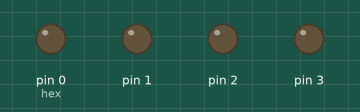
The sketch below on a simulated Arduino Uno, built with avr-gcc and run on an emulated ATmega328P. Parts: output pins drawn as LEDs (lit = HIGH).

Above: at 0.2 s.
At 1.2 s:
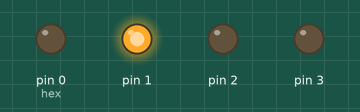
At 2.7 s:
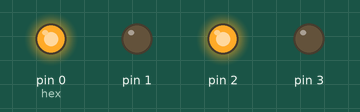
At 5.2 s:
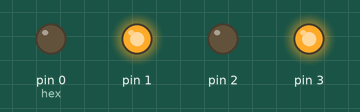
At 7.7 s:
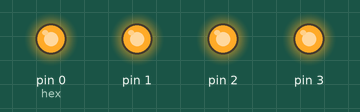
At 10.7 s:
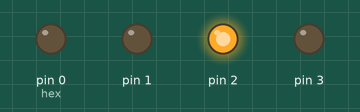
Timing chart, 0 to 11.1 s (numbered marks = the images above):
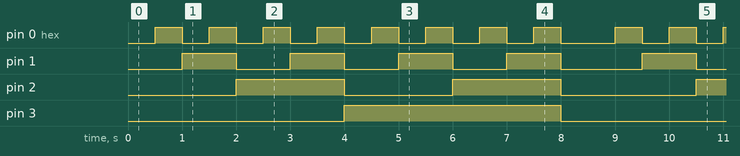

Measured:
- by itself, pin 0 (hex): repeats every 8.5 s: 7 × (LOW 0.50 s, HIGH 0.50 s), LOW 1.0 s, HIGH 0.50 s
- by itself, pin 1: repeats every 8.5 s: 3 × (LOW 1.0 s, HIGH 1.0 s), LOW 1.5 s, HIGH 1.0 s
- by itself, pin 2: repeats every 8.5 s: LOW 2.0 s, HIGH 2.0 s, LOW 2.5 s, HIGH 2.0 s
- by itself, pin 3: alternates HIGH for 4.0 s and LOW for 4.5 s

The sketch:

LEDHexCounter.ino
```cpp
#define LED_DDR DDRD
#define LED_PORT PORTD
#define LED_MASK 0x0F

uint8_t hex = 0;

// La función 'setup' se ejecuta una única vez al encender la placa
// o presionar reset.
void setup()
{
  LED_DDR |= LED_MASK;
}

// La función 'loop' corre indefinidamente una y otra vez.
void loop()
{
  LED_PORT &= ~(LED_MASK);  // Apaga los LEDs
  LED_PORT |= hex;          // Muestra valor

  if(++hex > 16)    // Controla rango máximo
    hex = 0;

  delay(500);
}
```
